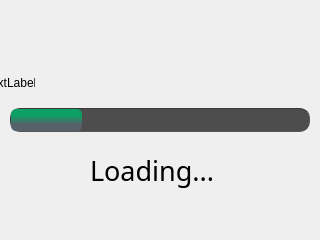
<?xml version="1.0" encoding="UTF-8"?>
<ui version="4.0">
 <class>Loading</class>
 <widget class="QDialog" name="Loading">
  <property name="geometry">
   <rect>
    <x>0</x>
    <y>0</y>
    <width>320</width>
    <height>240</height>
   </rect>
  </property>
  <property name="windowTitle">
   <string>Dialog</string>
  </property>
  <widget class="QProgressBar" name="progressBar">
   <property name="geometry">
    <rect>
     <x>10</x>
     <y>108</y>
     <width>300</width>
     <height>24</height>
    </rect>
   </property>
   <property name="font">
    <font>
     <pointsize>5</pointsize>
    </font>
   </property>
   <property name="styleSheet">
    <string notr="true">QProgressBar {
	text-align: center;
	color: rgb(240, 240, 240);
	border-width: 1px; 
	border-radius: 10px;
	border-color: rgb(58, 58, 58);
	border-style: inset;
	background-color:rgb(77,77,77);
}
QProgressBar::chunk {
	background-color: qlineargradient(spread:pad, x1:0.5, y1:0.7, x2:0.5, y2:0.3, stop:0 rgba(87, 97, 106, 255), stop:1 rgba(12, 160, 100, 1));
	border-radius: 5px;
}

</string>
   </property>
   <property name="value">
    <number>24</number>
   </property>
   <property name="alignment">
    <set>Qt::AlignCenter</set>
   </property>
   <property name="textVisible">
    <bool>false</bool>
   </property>
  </widget>
  <widget class="QLabel" name="Load_gif">
   <property name="geometry">
    <rect>
     <x>-15</x>
     <y>58</y>
     <width>50</width>
     <height>50</height>
    </rect>
   </property>
   <property name="text">
    <string>TextLabel</string>
   </property>
  </widget>
  <widget class="QLabel" name="label">
   <property name="geometry">
    <rect>
     <x>90</x>
     <y>140</y>
     <width>161</width>
     <height>61</height>
    </rect>
   </property>
   <property name="font">
    <font>
     <family>Kristen ITC</family>
     <pointsize>20</pointsize>
    </font>
   </property>
   <property name="text">
    <string>Loading...</string>
   </property>
  </widget>
 </widget>
 <resources/>
 <connections/>
</ui>
